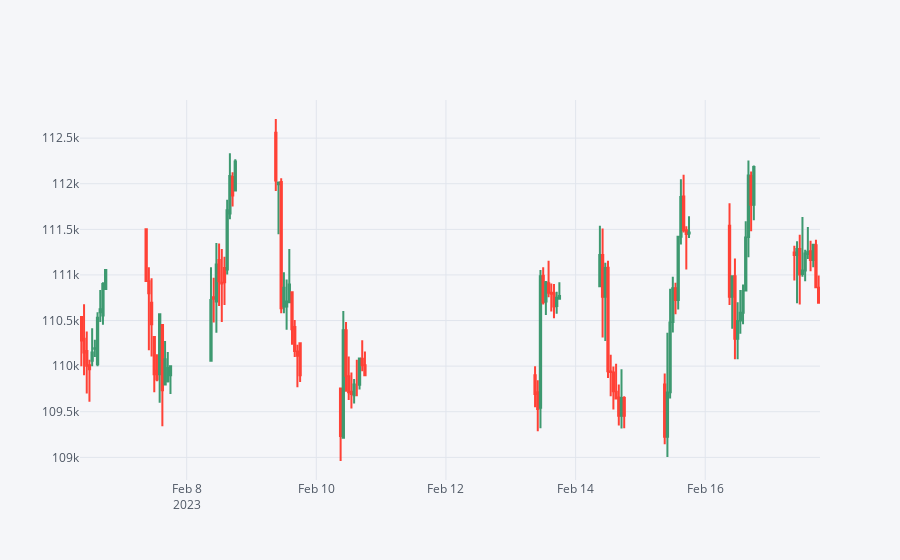

The cell this chart's notebook holds for it:
### Code cell
import time
import MetaTrader5 as mt5       #importa a biblioteca
from datetime import datetime
#import matplotlib
import pandas as pd
import cufflinks as cf      # biblioteca para gerar grafico em candles
cf.set_config_file(offline=True)      # possibilitar a execução offline da biblioteca cufflinks, e associa à bib pandas

if not mt5.initialize():        #inicia o metatrader 5
    print(f"Não foi possível iniciar o MT5! -> {mt5.last_error()}")
    quit()

#----------COLETANDO CANDLES-------------
ativo = "WINJ23"        # nome do ativo a ser pesquisado
timeframe = mt5.TIMEFRAME_H1    # período gráfico (H1 = período horário)
qntd_candles = 100         # número de ticks solicitados
inicio = 0      # A numeração das barras vai do presente para o passado, ou seja, a barra zero significa a atual

mt5.symbol_select(ativo, True)        # insere o ativo no meta trader 5 (False remove o ativo)

dados = mt5.copy_rates_from_pos(ativo, timeframe, inicio, qntd_candles)       # Recebe barras do terminal MetaTrader 5, a partir do índice especificado

arq = pd.DataFrame(dados)   # transforma em dataframe
arq["time"] = pd.to_datetime(arq["time"], unit="s") # transforma a coluna de data, de horário GMT para horário UTC

#print(arq.describe())       # mostra a média, valor mínimo, percentil.... do dataframe
arq.set_index('time', inplace=True)
print(arq)
arq.iplot(kind="candle")

mt5.shutdown()      #encerra o metatrader
